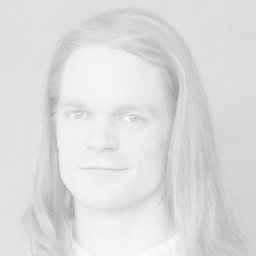
#> input picture source.jpg, 256 x 256 px
$ python hist_matching.py
#> lines starting #> are read from the running program, lines starting #| are printed output that depends on the picture
import numpy as np
import matplotlib.pyplot as plt
from skimage import color
import cv2

# Load images
source = cv2.imread("source.jpg")
#> source is the input picture: shape (256, 256, 3); min 149, max 255, mean 220.8
reference = cv2.imread("ref.jpg")
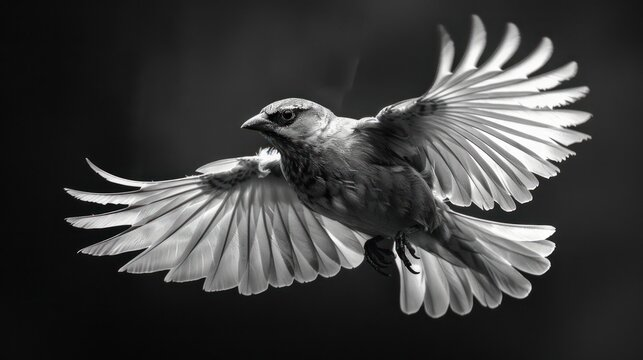
#> input picture ref.jpg, 643 x 360 px
#> reference is the input picture: shape (360, 643, 3); mean B, G, R 61.6, 61.9, 61.8

# Check if images loaded
if source is None or reference is None:
    print("Error: Image not found!")
    exit()

# Convert BGR to RGB
source = cv2.cvtColor(source, cv2.COLOR_BGR2RGB)
reference = cv2.cvtColor(reference, cv2.COLOR_BGR2RGB)

# Convert to grayscale
source = color.rgb2gray(source)
#> source: shape (256, 256) float64
reference = color.rgb2gray(reference)
#> reference: shape (360, 643) float64

# Convert to uint8
source = (source * 255).astype(np.uint8)
reference = (reference * 255).astype(np.uint8)

# Step 1: Calculate histograms
src_hist = np.zeros(256)
ref_hist = np.zeros(256)

for pixel in source.flatten():
    src_hist[pixel] += 1
#> this loop made 65536 passes
#> pixel on passes 1 to 3: 222, 222, 222
#> after the loop, src_hist = 256 values, max 3468 at index 221, min 0 at index 0, mean 256

for pixel in reference.flatten():
    ref_hist[pixel] += 1
#> this loop made 231480 passes
#> pixel on passes 1 to 3: 10, 10, 10
#> after the loop, ref_hist = 256 values, max 9881 at index 11, min 22 at index 1, mean 904.2

# Step 2: Calculate PDF
src_pdf = src_hist / np.sum(src_hist)
#> src_pdf = 256 values, max 0.0529 at index 221, min 0 at index 0, mean 0.00391
ref_pdf = ref_hist / np.sum(ref_hist)
#> ref_pdf = 256 values, max 0.0427 at index 11, min 9.5e-05 at index 1, mean 0.00391

# Step 3: Calculate CDF
src_cdf = np.zeros(256)
ref_cdf = np.zeros(256)

src_cdf[0] = src_pdf[0]
ref_cdf[0] = ref_pdf[0]

for i in range(1, 256):
    src_cdf[i] = src_cdf[i-1] + src_pdf[i]
    ref_cdf[i] = ref_cdf[i-1] + ref_pdf[i]
#> after the loop, ref_cdf = 256 values from 0.000246 to 1; src_cdf = 256 values from 0 to 1

# Step 4: Create mapping
lookup = np.zeros(256, dtype=np.uint8)

for i in range(256):
    diff = np.abs(ref_cdf - src_cdf[i])
    lookup[i] = np.argmin(diff)
#> after the loop, lookup = 256 values from 0 to 255

# Step 5: Apply mapping
matched = np.zeros_like(source)

rows, cols = source.shape
#> rows = 256; cols = 256
for r in range(rows):
    for c in range(cols):
        matched[r, c] = lookup[source[r, c]]
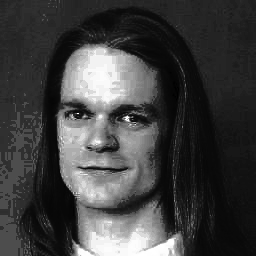
#> matched: shape (256, 256); min 0, max 255, mean 64.1

# Display results
plt.figure(figsize=(12,4))

plt.subplot(1,3,1)
plt.title("Source Image")
plt.imshow(source, cmap='gray')
plt.axis('off')

plt.subplot(1,3,2)
plt.title("Reference Image")
plt.imshow(reference, cmap='gray')
plt.axis('off')

plt.subplot(1,3,3)
plt.title("Matched Image")
plt.imshow(matched, cmap='gray')
plt.axis('off')

plt.tight_layout()
plt.show()
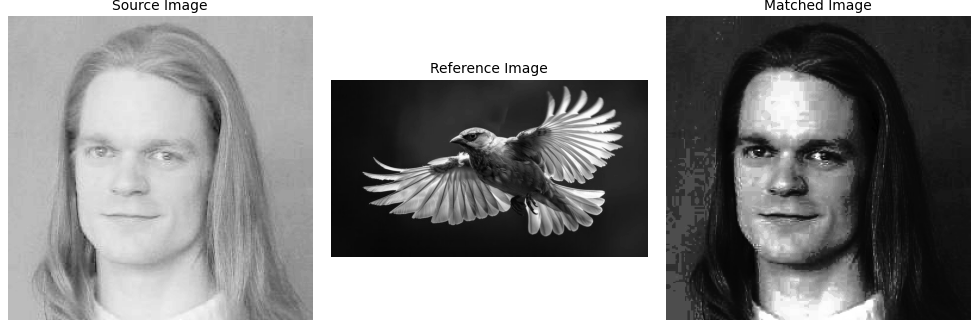
#> figure drawn by matplotlib, 3 panels
